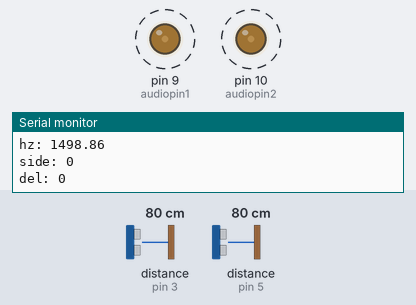
Bench run of a sketch on a simulated Arduino Uno, built with avr-gcc and run on an emulated ATmega328P. Parts: output pins drawn as LEDs (lit = HIGH), the last lines printed to the serial monitor. Wiring (inferred from the names in the program): 2 × ultrasonic range finder: trigger pin 2, echo pin 3 / trigger pin 4, echo pin 5. Dashed ring = blinking. Inputs (shaded band) come from the test bench; at power-on: distance to the obstacle (sensors on pin 3, pin 5) 80 cm. The echo pulse lasts 58.3 µs per cm; pins used as bus, display or sensor lines are not drawn.

Above: at 1.06 s.
1.6 s: distance to the obstacle (sensor on pin 3) set to 2 cm
At 2.23 s:
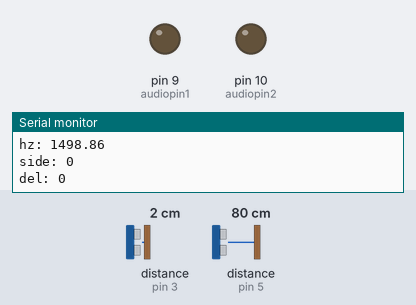
5.1 s: distance to the obstacle (sensor on pin 5) set to 18 cm
At 5.67 s:
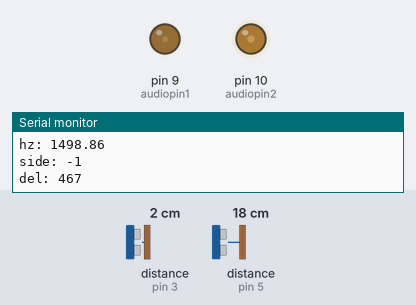
8.7 s: distance to the obstacle (sensor on pin 3) set to 299 cm
At 9.15 s:
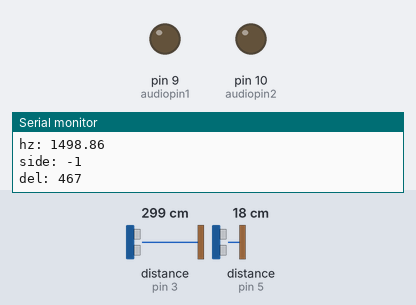
12.2 s: distance to the obstacle (sensor on pin 5) set to 250 cm
15.8 s: distance to the obstacle (sensor on pin 3) set to 18 cm
At 16.67 s:
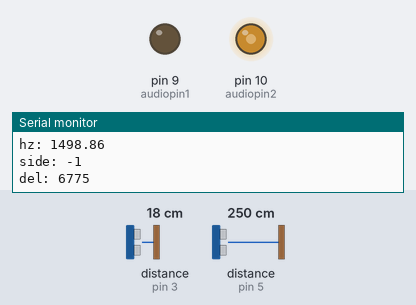
19.3 s: distance to the obstacle (sensor on pin 5) set to 2 cm
Timing chart, 0 to 23.9 s (numbered marks = the images above; inputs shaded):
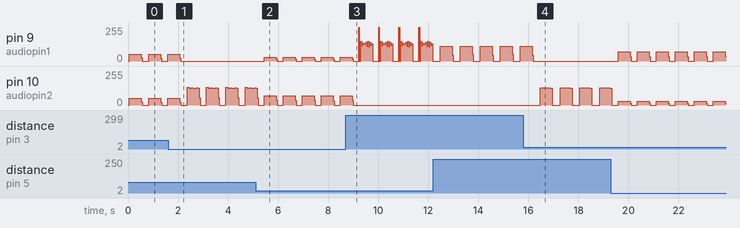

The sketch:

test03.ino
```cpp
#include <math.h>
#include <SoftwareSerial.h>
#include <TimerOne.h>
#include <string.h>

//Too many bugs, too many many bugs

int trig1 = 2;
int echo1 = 3;
int trig2 = 4;
int echo2 = 5;
int audiopin1 = 9;
int audiopin2 = 10;
float mastervol = 2;
double duration1, duration2, cm1, cm2, x, y, hz;
int side;
int amp1, amp2, t, del;


void setup(){
  pinMode(trig1, OUTPUT);
  pinMode(trig2, OUTPUT);
  pinMode(echo1, INPUT);
  pinMode(echo2, INPUT);
  pinMode(audiopin1, OUTPUT);
  pinMode(audiopin2, OUTPUT);
  Timer1.initialize(10);
  Timer1.pwm(audiopin2, 0);
  Timer1.pwm(audiopin1, 0);
  //pinMode(avoid_data, INPUT);
  Serial.begin(9600);
}

//-------------------//
void ping(double& cm1, double&cm2){
  //fix pulse LOW
  digitalWrite(trig1, LOW);
  digitalWrite(trig2, LOW);
  delayMicroseconds(5);
  //10us HIGH pulse to trigger 8 cycle burst
  digitalWrite(trig1, HIGH);
  delayMicroseconds(10);
  digitalWrite(trig1, LOW);
  duration1 = pulseIn(echo1, HIGH);
  delayMicroseconds(5);
  digitalWrite(trig2, HIGH);
  delayMicroseconds(10);
  digitalWrite(trig2, LOW);
  duration2 = pulseIn(echo2, HIGH);

  cm1 = (duration1/2) / 29.1;
  cm2 = (duration2/2) / 29.1;

  Serial.print("\ncm1: ");
  Serial.print(cm1);
  Serial.print("   cm2: ");
  Serial.print(cm2);
}
//------------------//
void coords(double cm1, double cm2, double& x, double& y){
 double w = 12;
 int k;
 x = 0; y = 0;
 //Calculate x distance
 if (cm1 < 30 || cm2 < 30){
   x = 0;
   y = 0;
 }
 else{
 double cosa = (sq(w) + sq(cm2) - sq(cm1)) / (2*w*cm2);
 //Select correct sign for w/2
 if (cm2 > cm1){
   k = 9;
 }
 else {
   k = -3;
 }
 x = k - cm1*cosa;
 Serial.print(x);
 //Calculate y distance
 y = cm2*sin(acos(cosa));
 Serial.print(y);
 }
}
//----------------------//
void speak(double x, double y, double cm1, double cm2, double& hz, int& amp1, int& amp2){
  int fmin = 400;
  int fmax = 1500;
  int range = 400;
  double avg = sqrt(pow(x,2) + pow(y,2));
  double diff = cm1 - cm2;
  if (avg < range){
    hz = log(fmax) - log(fmax/fmin)*avg/range;
    hz = pow(2.718,hz);
    amp1 = 200  + 5*diff/(0.0025*range);
    amp2 = 200 - 5*diff/(0.0025*range);
  }

  else {
    hz = 400;
    amp1 = 0;
    amp2 = 0;
  }
    if (cm1 > range || cm2 > range){
    amp1 = 0; amp2 = 0; hz = 400;
  }
}
//----------------------//
void delfn(double cm1, double cm2, int& del, int& side ){
    del = abs(1000000*(cm2 - cm1)/34300);
    if (cm2 > cm1) {
      side = -1;
    }
    else if (cm1 > cm2) {
    side = 1;
    }
    else{
      side = 0;
    }
}
//---------------------//

void stereo(double hz, int t, int amp1, int amp2, int del, int side){
  //time in us, except for t, current, start

  int hperiod = 500000/hz - 7;
  int ster1, ster2, vol1, vol2;
  //Set the headphone pin ti be delayed
  if (side == -1){
    ster1 = audiopin1;
    ster2 = audiopin2;
    vol1 = amp1;
    vol2 = amp2;
  }
  else if( side == 0){
    ster1 = audiopin1;
    ster2 = audiopin2;
    vol1 = amp1;
    vol2 = amp2;
    del = 0;
  }
  else if (side == 1){
    ster1 = audiopin2;
    ster2 = audiopin1;
    vol1 = amp2;
    vol2 = amp1;
  }
  int start = millis();
  int current = start;
  Timer1.setPwmDuty(ster1, vol1);
  //for frequencies less than 850Hz, where the maximum delay is less than half a period
  if (del < hperiod){
  while(current - start < t){
      delayMicroseconds(del); //start with the smaller delay
      Timer1.setPwmDuty(ster2, vol2);
      delayMicroseconds(hperiod - del); //then the remainder of the larger half period
      Timer1.setPwmDuty(ster1, 0);
      delayMicroseconds(del); //wait the smaller delay
      Timer1.setPwmDuty(ster2, 0);
      delayMicroseconds(hperiod - del - 1); //then the remainder of the larger half period, with a -1 to account for sub-us processing delay
      Timer1.setPwmDuty(ster1, vol1);
      current = millis();
    }
  delayMicroseconds(del);
  Timer1.setPwmDuty(ster2, vol2);
  delayMicroseconds(hperiod - del);
  Timer1.setPwmDuty(ster1, 0);
  delayMicroseconds(del);
  Timer1.setPwmDuty(ster2, 0);
  }
  //for frequencies greater than 850Hz, where the maximum delay could exceed half a period
  else {
    while(current - start < t){
      delayMicroseconds(hperiod); //start with the smaller half period
      Timer1.setPwmDuty(ster2, vol2);
      delayMicroseconds(del - hperiod); //then the remainder of the larger delay
      Timer1.setPwmDuty(ster1, 0);
      delayMicroseconds(hperiod); //wait the smaller half period
      Timer1.setPwmDuty(ster2, 0);
      delayMicroseconds(del - hperiod - 1); //then the remainder of the larger delay
      Timer1.setPwmDuty(ster1, vol1);
      current = millis();
    }
  delayMicroseconds(hperiod);
  Timer1.setPwmDuty(ster2, vol2);
  delayMicroseconds(del - hperiod);
  Timer1.setPwmDuty(ster1, 0);
  delayMicroseconds(hperiod);
  Timer1.setPwmDuty(ster2, 0);
  }
}


void loop(){
  ping(cm1, cm2);
  speak(x, y, cm1, cm2, hz, amp1, amp2);
  Serial.print("\namp1: ");
  Serial.print(amp1);
  Serial.print("\namp2: ");
  Serial.print(amp2);
  Serial.print("\nhz: ");
  Serial.print(hz);
  delfn(cm1, cm2, del, side);
  Serial.print("\nside: ");
  Serial.print(side);
  Serial.print("\ndel: ");
  Serial.print(del);
  stereo(hz, 500, mastervol*amp1, mastervol*amp2, del, side);
  delay(250);
}
```

Measured:
- after the input at 1.6 s, pin 9 (audiopin1): goes on until 2.1 s, then stays 0/255
- after the input at 8.7 s, pin 10 (audiopin2): goes on until 9.0 s, then stays 0/255
- after the input at 15.8 s, pin 9 (audiopin1): goes on until 16.2 s, then stays 0/255; pin 10 (audiopin2): 0/255 → 131/255 after 0.68 s, then repeats every 0.79 s: 125/255 0.08 s, 0/255 0.31 s, 131/255 0.40 s
- by itself, pin 9 (audiopin1): alternates 50/255 for 0.48 s and 0/255 for 0.29 s
